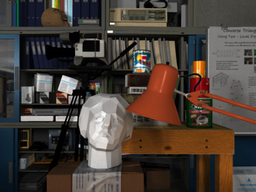
#> input picture input_img.png, 256 x 192 px, shrunk from 480 x 360 before the run
$ python demo.py
#> lines starting #> are read from the running program, lines starting #| are printed output that depends on the picture
### global_hist_eq.py
import numpy as np
import matplotlib.pyplot as plt
from PIL import Image


def get_equalization_transform_of_img(img):
    hist, bins = np.histogram(img,bins = 256,range = (0,256),density = True);
    u = np.zeros(hist.shape);
    y = np.zeros(hist.shape);
    u[0] = hist[0];
    y[0] = 0;
    for k in range(1, 256):
        u[k]=hist[k]+u[k-1];
        y[k]= round(((u[k]-u[0])/(1-u[0]))*(256-1));
    equalization_transform = y;

    return equalization_transform


def perform_global_hist_transform(img):
    equalized_img = np.zeros(img.shape);
    equalized_img_hist = get_equalization_transform_of_img(img);
    for i in range(img.shape[0]):
        for j in range(img.shape[1]):
            equalized_img[i,j] = equalized_img_hist[img[i,j]];
    return equalized_img

### adaptive_hist_eq.py
from global_hist_eq import get_equalization_transform_of_img
import numpy as np

def calculate_eq_transformations_of_regions(img_array,region_len_h,region_len_w):
    region_to_eq_transform = {}
    for i in range(0,img_array.shape[0],region_len_h):
        for j in range(0,img_array.shape[1],region_len_w):
            region = img_array[i:i+region_len_h,j:j+region_len_w];
            region_to_eq_transform[(i,j)] = get_equalization_transform_of_img(region);
            print((i,j))
    return region_to_eq_transform

def perform_adaptive_hist_equalization(img_array,region_len_h,region_len_w):
    a = 0
    b = 0
    T1=T2=T3=T4 = np.zeros(img_array.shape);

    region_to_eq_transform = calculate_eq_transformations_of_regions(img_array,region_len_h,region_len_w);
    equalized_img = np.zeros(img_array.shape);
    #pixel_regions = find_pixel_regions(img_array,region_len_h,region_len_w);


    for x in range(0,img_array.shape[0]):
        for y in range(0,img_array.shape[1]):
            if x <= region_len_h//2 or x >= img_array.shape[0]-region_len_h//2 or y <= region_len_w//2 or y >= img_array.shape[1]-region_len_w//2:
                pixel_region = find_pixel_regions(img_array,region_len_h,region_len_w,x,y);
                equalized_img[x,y] = region_to_eq_transform[pixel_region][img_array[x,y]]
            elif x+region_len_h//2 < img_array.shape[0] and y+region_len_w//2 < img_array.shape[1]:
                top_left,top_right,bottom_left,bottom_right = find_nearest_contextual_centers(x,y,region_len_h,region_len_w,img_array)
                top_left_center = get_center_from_region(top_left,region_len_h,region_len_w);
                top_right_center = get_center_from_region(top_right,region_len_h,region_len_w);
                bottom_left_center = get_center_from_region(bottom_left,region_len_h,region_len_w);
                b = (x - top_left_center[0])/(bottom_left_center[0] - top_left_center[0]);
                a = (y - top_left_center[1])/(top_right_center[1] - top_left_center[1]);
                T1 = region_to_eq_transform[top_left]
                T2 = region_to_eq_transform[bottom_left]
                T3 = region_to_eq_transform[top_right]
                T4 = region_to_eq_transform[bottom_right]
                equalized_img[x,y] = (1-a)*(1-b)*T1[img_array[x,y]] + (1-a)*b*T2[img_array[x,y]]+a*(1-b)*T3[img_array[x,y]]+a*b*T4[img_array[x,y]]

    return equalized_img


def get_center_from_region(top_left, region_len_h, region_len_w):
    center = (top_left[0] + region_len_h / 2, top_left[1] + region_len_w / 2)
    return center


def find_nearest_contextual_centers(x, y, region_len_h, region_len_w,img_array):


    top_left = find_pixel_regions(img_array,region_len_h,region_len_w,x-region_len_h//2, y-region_len_w//2)
    top_right = find_pixel_regions(img_array,region_len_h,region_len_w,x-region_len_h//2, y+region_len_w//2)
    bottom_left = find_pixel_regions(img_array,region_len_h,region_len_w,x+region_len_h//2, y-region_len_w//2)
    bottom_right = find_pixel_regions(img_array,region_len_h,region_len_w,x+region_len_h//2, y+region_len_w//2)
    #print("top_left: ",top_left)


    return top_left, top_right, bottom_left, bottom_right

def find_pixel_regions(img_array, region_len_h, region_len_w, x, y):
    pixel_region = ((x // region_len_h)*region_len_h, (y // region_len_w)*region_len_w)


    return pixel_region

### demo.py
import numpy as np
import math
import matplotlib.pyplot as plt
from PIL import Image
from global_hist_eq import perform_global_hist_transform
from global_hist_eq import get_equalization_transform_of_img
from adaptive_hist_eq import calculate_eq_transformations_of_regions
from adaptive_hist_eq import perform_adaptive_hist_equalization

# set the filepath to the image file
filename = "input_img.png"

# read the image into a PIL entity
img = Image.open(fp = filename)
#> img is the input picture: PIL image 256x192 RGB; mean R, G, B 72.9, 63.2, 56.4

# keep only the Luminance component of the image
bw_img= img.convert("L")
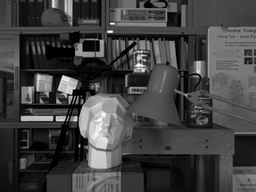
#> bw_img: PIL image 256x192 L; min 0, max 255, mean 65.3

# obtain the underlying np array
img_array = np.array(bw_img)

# get the histogram of the image
hist, bins = np.histogram(img_array,bins = 256,range = (0,256),density = True);
#> hist = 256 values, max 0.0151 at index 24, min 0 at index 247, mean 0.00391; bins = 257 values from 0 to 256

# get the histogram of equalised image
equalized_hist = get_equalization_transform_of_img(img_array)
#> after the loop in get_equalization_transform_of_img, `for k in range(1, 256):`: u = 256 values from 0.0142 to 1; y = 256 values from 0 to 255
#> equalized_hist = 256 values from 0 to 255

# get the equalised image
equalized_img = perform_global_hist_transform(img_array)
#> after the loop in perform_global_hist_transform, `for i in range(img.shape[0]):`:
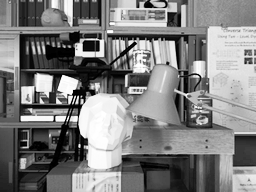
#> equalized_img: shape (192, 256) float64; min 0, max 255, mean 126.7

plt.figure(figsize=(12,6))

plt.subplot(2,2,2)
plt.imshow(img_array,cmap='gray')
plt.title("Original Image")
plt.axis('off')


plt.subplot(2,2,1)
#plt.plot(hist)
plt.bar(bins[:-1],hist,width=1)
plt.title("Histogram of the original image")
plt.xlabel("Pixel Intensity")
plt.ylabel("Frequency")

plt.subplot(2,2,4)
plt.imshow(equalized_img,cmap='gray')
plt.title("Equalised Image")
plt.axis('off')


plt.subplot(2,2,3)
plt.bar(equalized_hist,height=hist,width=1)
plt.title("Histogram of the equalised image")
plt.xlabel("Pixel Intensity")
plt.ylabel("Frequency")

plt.tight_layout()
plt.show()
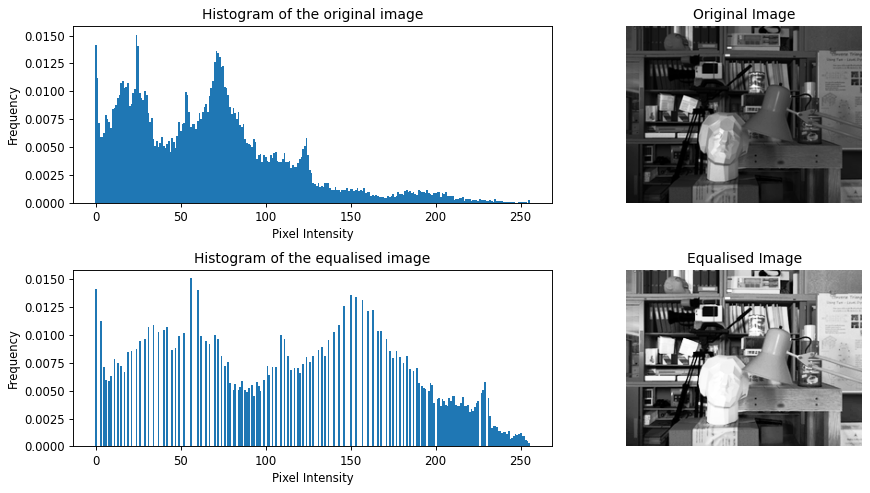
#> figure drawn by matplotlib, 4 panels; panel 2: tallest bar 0.0151 high, from x = 23.5 to 24.5; panel 4: tallest bar 0.0151 high, from x = 55.5 to 56.5

# get the histogram of equalised image with contextual regions
equalised_regions_histogram = calculate_eq_transformations_of_regions(img_array,region_len_h=36,region_len_w=48)
#> after the loop in calculate_eq_transformations_of_regions, `for i in range(0,img_array.shape[0],region_len_h):`: region_to_eq_transform = 36 items
#> equalised_regions_histogram = 36 items

# get the equalised image with contextual regions
equalized_img_regions = perform_adaptive_hist_equalization(img_array,region_len_h=36,region_len_w=48)
#> after the loop in perform_adaptive_hist_equalization, `for x in range(0,img_array.shape[0]):`:
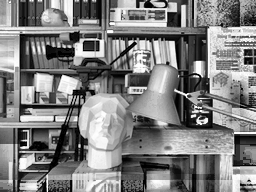
#> equalized_img: shape (192, 256) float64; min 0, max 255, mean 128; drawn with min black and max white
# Create a new figure
plt.figure(figsize=(12, 6))
plt.imshow(equalized_img_regions,cmap='gray')
plt.title("Equalised Image with contextual regions")
plt.show()
